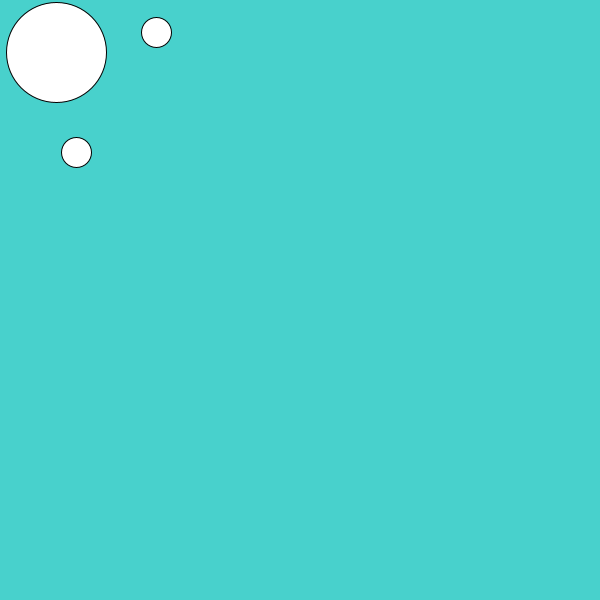
Frame 1 (no input)
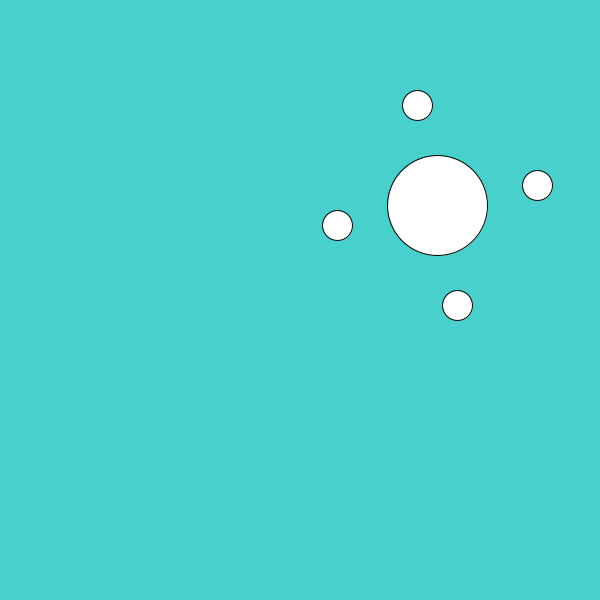
Frame 60 (the mouse pressed at the canvas centre just before this capture)
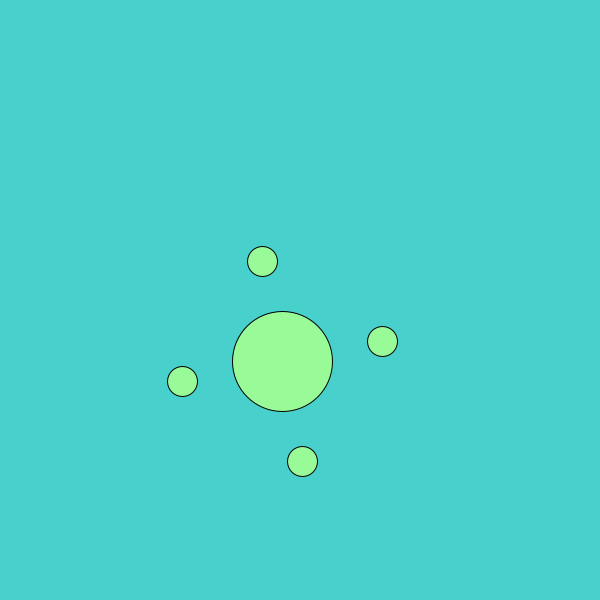
Frame 120 (the mouse held since frame 60 and released just before this capture)

The Processing sketch that drew these frames (run headless with seeded random() and noise(); from frame 60 on, the mouse is pressed at the canvas centre):

// Processing sketch: processing_33349
// ── processing_33349.pde

//current location = old location + speed//

void setup() {
  size(600, 600);
}

float centerX = 50;
float centerY = 50;
float xspeed = random (10);
float yspeed = random (10);


void draw() {
  background(72, 209, 204);

  centerX = centerX + xspeed;
  centerY = centerY + yspeed;

  if (centerX > 550) {
    xspeed = xspeed * -1;
    fill(152, 251, 152);
  } 
  else if (centerX < 50) {
    xspeed = xspeed * -1;
    fill (255, 105, 180);
  } 
  else if (centerY > 550) {
    yspeed= yspeed *-1;
    fill (255, 0, 0);
  } 
  else if (centerY < 50) {
    yspeed=yspeed * -1;
    fill (255, 165, 0);
  }

  ellipse(centerX, centerY, 100, 100);
  ellipse(centerX+20, centerY+100, 30, 30);
  ellipse(centerX-20, centerY-100, 30, 30);
  ellipse(centerX+100, centerY-20, 30, 30);
  ellipse(centerX-100, centerY+20, 30, 30);
}

void mouseClicked() {
  fill (255, 215, 0);
  rect (centerX, centerY, 300, 300);
}

void mouseDragged() {
  fill(106, 90, 205);
}
